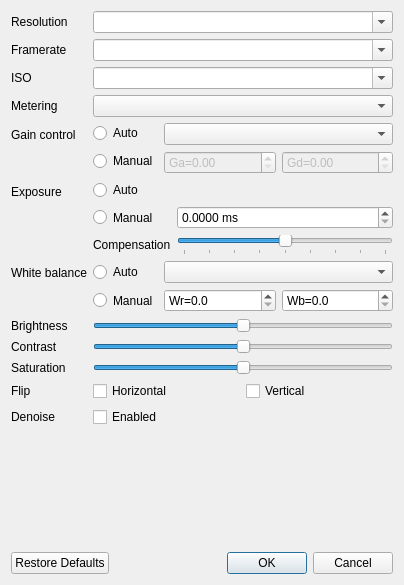
<?xml version="1.0" encoding="UTF-8"?>
<ui version="4.0">
 <class>configure_dialog</class>
 <widget class="QDialog" name="configure_dialog">
  <property name="geometry">
   <rect>
    <x>0</x>
    <y>0</y>
    <width>404</width>
    <height>585</height>
   </rect>
  </property>
  <property name="windowTitle">
   <string>Configure Servers</string>
  </property>
  <layout class="QVBoxLayout" name="verticalLayout">
   <item>
    <layout class="QFormLayout" name="form_layout">
     <property name="fieldGrowthPolicy">
      <enum>QFormLayout::AllNonFixedFieldsGrow</enum>
     </property>
     <item row="0" column="0">
      <widget class="QLabel" name="resolution_label">
       <property name="text">
        <string>Resolution</string>
       </property>
       <property name="buddy">
        <cstring>resolution_combo</cstring>
       </property>
      </widget>
     </item>
     <item row="0" column="1">
      <widget class="QComboBox" name="resolution_combo">
       <property name="toolTip">
        <string>&lt;!DOCTYPE HTML PUBLIC &quot;-//W3C//DTD HTML 4.0//EN&quot; &quot;http://www.w3.org/TR/REC-html40/strict.dtd&quot;&gt;
&lt;html&gt;&lt;head&gt;&lt;meta name=&quot;qrichtext&quot; content=&quot;1&quot; /&gt;&lt;style type=&quot;text/css&quot;&gt;
p, li { white-space: pre-wrap; }
&lt;/style&gt;&lt;/head&gt;&lt;body style=&quot; font-family:'Ubuntu'; font-size:11pt; font-weight:400; font-style:normal;&quot;&gt;
&lt;p style=&quot; margin-top:0px; margin-bottom:0px; margin-left:0px; margin-right:0px; -qt-block-indent:0; text-indent:0px;&quot;&gt;Select or specify capture resolution&lt;/p&gt;&lt;/body&gt;&lt;/html&gt;</string>
       </property>
       <property name="editable">
        <bool>true</bool>
       </property>
      </widget>
     </item>
     <item row="1" column="0">
      <widget class="QLabel" name="framerate_label">
       <property name="text">
        <string>Framerate</string>
       </property>
       <property name="buddy">
        <cstring>framerate_combo</cstring>
       </property>
      </widget>
     </item>
     <item row="1" column="1">
      <widget class="QComboBox" name="framerate_combo">
       <property name="toolTip">
        <string>&lt;!DOCTYPE HTML PUBLIC &quot;-//W3C//DTD HTML 4.0//EN&quot; &quot;http://www.w3.org/TR/REC-html40/strict.dtd&quot;&gt;
&lt;html&gt;&lt;head&gt;&lt;meta name=&quot;qrichtext&quot; content=&quot;1&quot; /&gt;&lt;style type=&quot;text/css&quot;&gt;
p, li { white-space: pre-wrap; }
&lt;/style&gt;&lt;/head&gt;&lt;body style=&quot; font-family:'Ubuntu'; font-size:11pt; font-weight:400; font-style:normal;&quot;&gt;
&lt;p style=&quot; margin-top:0px; margin-bottom:0px; margin-left:0px; margin-right:0px; -qt-block-indent:0; text-indent:0px;&quot;&gt;Select or specify the framerate of the camera; exposure speed is limited by framerate&lt;/p&gt;&lt;/body&gt;&lt;/html&gt;</string>
       </property>
       <property name="editable">
        <bool>true</bool>
       </property>
      </widget>
     </item>
     <item row="2" column="0">
      <widget class="QLabel" name="iso_label">
       <property name="text">
        <string>ISO</string>
       </property>
       <property name="buddy">
        <cstring>iso_combo</cstring>
       </property>
      </widget>
     </item>
     <item row="2" column="1">
      <widget class="QComboBox" name="iso_combo">
       <property name="toolTip">
        <string>&lt;!DOCTYPE HTML PUBLIC &quot;-//W3C//DTD HTML 4.0//EN&quot; &quot;http://www.w3.org/TR/REC-html40/strict.dtd&quot;&gt;
&lt;html&gt;&lt;head&gt;&lt;meta name=&quot;qrichtext&quot; content=&quot;1&quot; /&gt;&lt;style type=&quot;text/css&quot;&gt;
p, li { white-space: pre-wrap; }
&lt;/style&gt;&lt;/head&gt;&lt;body style=&quot; font-family:'Ubuntu'; font-size:11pt; font-weight:400; font-style:normal;&quot;&gt;
&lt;p style=&quot; margin-top:0px; margin-bottom:0px; margin-left:0px; margin-right:0px; -qt-block-indent:0; text-indent:0px;&quot;&gt;Select or specify the emulated ISO level of the camera&lt;/p&gt;&lt;/body&gt;&lt;/html&gt;</string>
       </property>
       <property name="editable">
        <bool>true</bool>
       </property>
      </widget>
     </item>
     <item row="3" column="0">
      <widget class="QLabel" name="metering_label">
       <property name="text">
        <string>Metering</string>
       </property>
       <property name="buddy">
        <cstring>metering_combo</cstring>
       </property>
      </widget>
     </item>
     <item row="3" column="1">
      <widget class="QComboBox" name="metering_combo">
       <property name="toolTip">
        <string>&lt;!DOCTYPE HTML PUBLIC &quot;-//W3C//DTD HTML 4.0//EN&quot; &quot;http://www.w3.org/TR/REC-html40/strict.dtd&quot;&gt;
&lt;html&gt;&lt;head&gt;&lt;meta name=&quot;qrichtext&quot; content=&quot;1&quot; /&gt;&lt;style type=&quot;text/css&quot;&gt;
p, li { white-space: pre-wrap; }
&lt;/style&gt;&lt;/head&gt;&lt;body style=&quot; font-family:'Ubuntu'; font-size:11pt; font-weight:400; font-style:normal;&quot;&gt;
&lt;p style=&quot; margin-top:0px; margin-bottom:0px; margin-left:0px; margin-right:0px; -qt-block-indent:0; text-indent:0px;&quot;&gt;Select the metering algorithm to use; this affects the relative size and weighting given to the central and surrounding portions of the observed area&lt;/p&gt;&lt;/body&gt;&lt;/html&gt;</string>
       </property>
      </widget>
     </item>
     <item row="5" column="0">
      <widget class="QLabel" name="exposure_label">
       <property name="text">
        <string>Exposure</string>
       </property>
       <property name="buddy">
        <cstring>exposure_auto_radio</cstring>
       </property>
      </widget>
     </item>
     <item row="5" column="1">
      <layout class="QFormLayout" name="formLayout">
       <item row="2" column="0">
        <widget class="QLabel" name="ev_label">
         <property name="text">
          <string>Compensation</string>
         </property>
         <property name="buddy">
          <cstring>ev_slider</cstring>
         </property>
        </widget>
       </item>
       <item row="2" column="1">
        <widget class="QSlider" name="ev_slider">
         <property name="toolTip">
          <string>&lt;!DOCTYPE HTML PUBLIC &quot;-//W3C//DTD HTML 4.0//EN&quot; &quot;http://www.w3.org/TR/REC-html40/strict.dtd&quot;&gt;
&lt;html&gt;&lt;head&gt;&lt;meta name=&quot;qrichtext&quot; content=&quot;1&quot; /&gt;&lt;style type=&quot;text/css&quot;&gt;
p, li { white-space: pre-wrap; }
&lt;/style&gt;&lt;/head&gt;&lt;body style=&quot; font-family:'Ubuntu'; font-size:11pt; font-weight:400; font-style:normal;&quot;&gt;
&lt;p style=&quot; margin-top:0px; margin-bottom:0px; margin-left:0px; margin-right:0px; -qt-block-indent:0; text-indent:0px;&quot;&gt;Emulate an increased or decreased number of exposure stops (each tick represents a full exposure stop)&lt;/p&gt;&lt;/body&gt;&lt;/html&gt;</string>
         </property>
         <property name="minimum">
          <number>-24</number>
         </property>
         <property name="maximum">
          <number>24</number>
         </property>
         <property name="pageStep">
          <number>4</number>
         </property>
         <property name="orientation">
          <enum>Qt::Horizontal</enum>
         </property>
         <property name="tickPosition">
          <enum>QSlider::TicksBelow</enum>
         </property>
         <property name="tickInterval">
          <number>6</number>
         </property>
        </widget>
       </item>
       <item row="1" column="0">
        <widget class="QRadioButton" name="exposure_manual_radio">
         <property name="sizePolicy">
          <sizepolicy hsizetype="Minimum" vsizetype="Preferred">
           <horstretch>0</horstretch>
           <verstretch>0</verstretch>
          </sizepolicy>
         </property>
         <property name="toolTip">
          <string>&lt;!DOCTYPE HTML PUBLIC &quot;-//W3C//DTD HTML 4.0//EN&quot; &quot;http://www.w3.org/TR/REC-html40/strict.dtd&quot;&gt;
&lt;html&gt;&lt;head&gt;&lt;meta name=&quot;qrichtext&quot; content=&quot;1&quot; /&gt;&lt;style type=&quot;text/css&quot;&gt;
p, li { white-space: pre-wrap; }
&lt;/style&gt;&lt;/head&gt;&lt;body style=&quot; font-family:'Ubuntu'; font-size:11pt; font-weight:400; font-style:normal;&quot;&gt;
&lt;p style=&quot; margin-top:0px; margin-bottom:0px; margin-left:0px; margin-right:0px; -qt-block-indent:0; text-indent:0px;&quot;&gt;Manually specify an exposure time; please note that exposure time is limited by framerate&lt;/p&gt;&lt;/body&gt;&lt;/html&gt;</string>
         </property>
         <property name="text">
          <string>Manual</string>
         </property>
        </widget>
       </item>
       <item row="1" column="1">
        <widget class="QDoubleSpinBox" name="exposure_speed_spinbox">
         <property name="toolTip">
          <string>&lt;!DOCTYPE HTML PUBLIC &quot;-//W3C//DTD HTML 4.0//EN&quot; &quot;http://www.w3.org/TR/REC-html40/strict.dtd&quot;&gt;
&lt;html&gt;&lt;head&gt;&lt;meta name=&quot;qrichtext&quot; content=&quot;1&quot; /&gt;&lt;style type=&quot;text/css&quot;&gt;
p, li { white-space: pre-wrap; }
&lt;/style&gt;&lt;/head&gt;&lt;body style=&quot; font-family:'Ubuntu'; font-size:11pt; font-weight:400; font-style:normal;&quot;&gt;
&lt;p style=&quot; margin-top:0px; margin-bottom:0px; margin-left:0px; margin-right:0px; -qt-block-indent:0; text-indent:0px;&quot;&gt;Manual exposure time in milliseconds; please note that exposure time is limited by framerate&lt;/p&gt;&lt;/body&gt;&lt;/html&gt;</string>
         </property>
         <property name="suffix">
          <string> ms</string>
         </property>
         <property name="decimals">
          <number>4</number>
         </property>
         <property name="maximum">
          <double>6000.000000000000000</double>
         </property>
         <property name="singleStep">
          <double>10.000000000000000</double>
         </property>
        </widget>
       </item>
       <item row="0" column="0" colspan="2">
        <widget class="QRadioButton" name="exposure_auto_radio">
         <property name="sizePolicy">
          <sizepolicy hsizetype="Minimum" vsizetype="Preferred">
           <horstretch>0</horstretch>
           <verstretch>0</verstretch>
          </sizepolicy>
         </property>
         <property name="toolTip">
          <string>&lt;!DOCTYPE HTML PUBLIC &quot;-//W3C//DTD HTML 4.0//EN&quot; &quot;http://www.w3.org/TR/REC-html40/strict.dtd&quot;&gt;
&lt;html&gt;&lt;head&gt;&lt;meta name=&quot;qrichtext&quot; content=&quot;1&quot; /&gt;&lt;style type=&quot;text/css&quot;&gt;
p, li { white-space: pre-wrap; }
&lt;/style&gt;&lt;/head&gt;&lt;body style=&quot; font-family:'Ubuntu'; font-size:11pt; font-weight:400; font-style:normal;&quot;&gt;
&lt;p style=&quot; margin-top:0px; margin-bottom:0px; margin-left:0px; margin-right:0px; -qt-block-indent:0; text-indent:0px;&quot;&gt;Allow the camera to determine an appropriate exposure time&lt;/p&gt;&lt;/body&gt;&lt;/html&gt;</string>
         </property>
         <property name="text">
          <string>Auto</string>
         </property>
        </widget>
       </item>
      </layout>
     </item>
     <item row="6" column="0">
      <widget class="QLabel" name="awb_label">
       <property name="text">
        <string>White balance</string>
       </property>
       <property name="buddy">
        <cstring>awb_auto_radio</cstring>
       </property>
      </widget>
     </item>
     <item row="6" column="1">
      <layout class="QFormLayout" name="formLayout_2">
       <item row="0" column="0">
        <widget class="QRadioButton" name="awb_auto_radio">
         <property name="sizePolicy">
          <sizepolicy hsizetype="Minimum" vsizetype="Preferred">
           <horstretch>0</horstretch>
           <verstretch>0</verstretch>
          </sizepolicy>
         </property>
         <property name="toolTip">
          <string>&lt;!DOCTYPE HTML PUBLIC &quot;-//W3C//DTD HTML 4.0//EN&quot; &quot;http://www.w3.org/TR/REC-html40/strict.dtd&quot;&gt;
&lt;html&gt;&lt;head&gt;&lt;meta name=&quot;qrichtext&quot; content=&quot;1&quot; /&gt;&lt;style type=&quot;text/css&quot;&gt;
p, li { white-space: pre-wrap; }
&lt;/style&gt;&lt;/head&gt;&lt;body style=&quot; font-family:'Ubuntu'; font-size:11pt; font-weight:400; font-style:normal;&quot;&gt;
&lt;p style=&quot; margin-top:0px; margin-bottom:0px; margin-left:0px; margin-right:0px; -qt-block-indent:0; text-indent:0px;&quot;&gt;Allow the camera to determine the white balance of the scene&lt;/p&gt;&lt;/body&gt;&lt;/html&gt;</string>
         </property>
         <property name="text">
          <string>Auto</string>
         </property>
        </widget>
       </item>
       <item row="0" column="1">
        <widget class="QComboBox" name="awb_combo">
         <property name="toolTip">
          <string>&lt;!DOCTYPE HTML PUBLIC &quot;-//W3C//DTD HTML 4.0//EN&quot; &quot;http://www.w3.org/TR/REC-html40/strict.dtd&quot;&gt;
&lt;html&gt;&lt;head&gt;&lt;meta name=&quot;qrichtext&quot; content=&quot;1&quot; /&gt;&lt;style type=&quot;text/css&quot;&gt;
p, li { white-space: pre-wrap; }
&lt;/style&gt;&lt;/head&gt;&lt;body style=&quot; font-family:'Ubuntu'; font-size:11pt; font-weight:400; font-style:normal;&quot;&gt;
&lt;p style=&quot; margin-top:0px; margin-bottom:0px; margin-left:0px; margin-right:0px; -qt-block-indent:0; text-indent:0px;&quot;&gt;Specify the scene type to influence how the camera calculates the white balance&lt;/p&gt;&lt;/body&gt;&lt;/html&gt;</string>
         </property>
        </widget>
       </item>
       <item row="1" column="0">
        <widget class="QRadioButton" name="awb_manual_radio">
         <property name="sizePolicy">
          <sizepolicy hsizetype="Minimum" vsizetype="Preferred">
           <horstretch>0</horstretch>
           <verstretch>0</verstretch>
          </sizepolicy>
         </property>
         <property name="toolTip">
          <string>&lt;!DOCTYPE HTML PUBLIC &quot;-//W3C//DTD HTML 4.0//EN&quot; &quot;http://www.w3.org/TR/REC-html40/strict.dtd&quot;&gt;
&lt;html&gt;&lt;head&gt;&lt;meta name=&quot;qrichtext&quot; content=&quot;1&quot; /&gt;&lt;style type=&quot;text/css&quot;&gt;
p, li { white-space: pre-wrap; }
&lt;/style&gt;&lt;/head&gt;&lt;body style=&quot; font-family:'Ubuntu'; font-size:11pt; font-weight:400; font-style:normal;&quot;&gt;
&lt;p style=&quot; margin-top:0px; margin-bottom:0px; margin-left:0px; margin-right:0px; -qt-block-indent:0; text-indent:0px;&quot;&gt;Manually specify the gains to apply to the color channels to achieve white balance&lt;/p&gt;&lt;/body&gt;&lt;/html&gt;</string>
         </property>
         <property name="text">
          <string>Manual</string>
         </property>
        </widget>
       </item>
       <item row="1" column="1">
        <layout class="QHBoxLayout" name="horizontalLayout_2">
         <item>
          <widget class="QDoubleSpinBox" name="awb_red_spinbox">
           <property name="toolTip">
            <string>&lt;!DOCTYPE HTML PUBLIC &quot;-//W3C//DTD HTML 4.0//EN&quot; &quot;http://www.w3.org/TR/REC-html40/strict.dtd&quot;&gt;
&lt;html&gt;&lt;head&gt;&lt;meta name=&quot;qrichtext&quot; content=&quot;1&quot; /&gt;&lt;style type=&quot;text/css&quot;&gt;
p, li { white-space: pre-wrap; }
&lt;/style&gt;&lt;/head&gt;&lt;body style=&quot; font-family:'Ubuntu'; font-size:11pt; font-weight:400; font-style:normal;&quot;&gt;
&lt;p style=&quot; margin-top:0px; margin-bottom:0px; margin-left:0px; margin-right:0px; -qt-block-indent:0; text-indent:0px;&quot;&gt;Manual white balance red gain&lt;/p&gt;&lt;/body&gt;&lt;/html&gt;</string>
           </property>
           <property name="prefix">
            <string>Wr=</string>
           </property>
           <property name="decimals">
            <number>1</number>
           </property>
           <property name="maximum">
            <double>8.000000000000000</double>
           </property>
           <property name="singleStep">
            <double>0.100000000000000</double>
           </property>
          </widget>
         </item>
         <item>
          <widget class="QDoubleSpinBox" name="awb_blue_spinbox">
           <property name="toolTip">
            <string>&lt;!DOCTYPE HTML PUBLIC &quot;-//W3C//DTD HTML 4.0//EN&quot; &quot;http://www.w3.org/TR/REC-html40/strict.dtd&quot;&gt;
&lt;html&gt;&lt;head&gt;&lt;meta name=&quot;qrichtext&quot; content=&quot;1&quot; /&gt;&lt;style type=&quot;text/css&quot;&gt;
p, li { white-space: pre-wrap; }
&lt;/style&gt;&lt;/head&gt;&lt;body style=&quot; font-family:'Ubuntu'; font-size:11pt; font-weight:400; font-style:normal;&quot;&gt;
&lt;p style=&quot; margin-top:0px; margin-bottom:0px; margin-left:0px; margin-right:0px; -qt-block-indent:0; text-indent:0px;&quot;&gt;Manual white balance blue gain&lt;/p&gt;&lt;/body&gt;&lt;/html&gt;</string>
           </property>
           <property name="prefix">
            <string>Wb=</string>
           </property>
           <property name="decimals">
            <number>1</number>
           </property>
           <property name="maximum">
            <double>8.000000000000000</double>
           </property>
           <property name="singleStep">
            <double>0.100000000000000</double>
           </property>
          </widget>
         </item>
        </layout>
       </item>
      </layout>
     </item>
     <item row="7" column="0">
      <widget class="QLabel" name="brightness_label">
       <property name="text">
        <string>Brightness</string>
       </property>
       <property name="buddy">
        <cstring>brightness_slider</cstring>
       </property>
      </widget>
     </item>
     <item row="7" column="1">
      <widget class="QSlider" name="brightness_slider">
       <property name="toolTip">
        <string>&lt;!DOCTYPE HTML PUBLIC &quot;-//W3C//DTD HTML 4.0//EN&quot; &quot;http://www.w3.org/TR/REC-html40/strict.dtd&quot;&gt;
&lt;html&gt;&lt;head&gt;&lt;meta name=&quot;qrichtext&quot; content=&quot;1&quot; /&gt;&lt;style type=&quot;text/css&quot;&gt;
p, li { white-space: pre-wrap; }
&lt;/style&gt;&lt;/head&gt;&lt;body style=&quot; font-family:'Ubuntu'; font-size:11pt; font-weight:400; font-style:normal;&quot;&gt;
&lt;p style=&quot; margin-top:0px; margin-bottom:0px; margin-left:0px; margin-right:0px; -qt-block-indent:0; text-indent:0px;&quot;&gt;Specify the brightness adjustment to apply in post-processing&lt;/p&gt;&lt;/body&gt;&lt;/html&gt;</string>
       </property>
       <property name="maximum">
        <number>100</number>
       </property>
       <property name="value">
        <number>50</number>
       </property>
       <property name="orientation">
        <enum>Qt::Horizontal</enum>
       </property>
      </widget>
     </item>
     <item row="8" column="0">
      <widget class="QLabel" name="contrast_label">
       <property name="text">
        <string>Contrast</string>
       </property>
       <property name="buddy">
        <cstring>contrast_slider</cstring>
       </property>
      </widget>
     </item>
     <item row="8" column="1">
      <widget class="QSlider" name="contrast_slider">
       <property name="toolTip">
        <string>&lt;!DOCTYPE HTML PUBLIC &quot;-//W3C//DTD HTML 4.0//EN&quot; &quot;http://www.w3.org/TR/REC-html40/strict.dtd&quot;&gt;
&lt;html&gt;&lt;head&gt;&lt;meta name=&quot;qrichtext&quot; content=&quot;1&quot; /&gt;&lt;style type=&quot;text/css&quot;&gt;
p, li { white-space: pre-wrap; }
&lt;/style&gt;&lt;/head&gt;&lt;body style=&quot; font-family:'Ubuntu'; font-size:11pt; font-weight:400; font-style:normal;&quot;&gt;
&lt;p style=&quot; margin-top:0px; margin-bottom:0px; margin-left:0px; margin-right:0px; -qt-block-indent:0; text-indent:0px;&quot;&gt;Specify the contrast adjustment to apply in post-processing&lt;/p&gt;&lt;/body&gt;&lt;/html&gt;</string>
       </property>
       <property name="minimum">
        <number>-100</number>
       </property>
       <property name="maximum">
        <number>100</number>
       </property>
       <property name="pageStep">
        <number>20</number>
       </property>
       <property name="orientation">
        <enum>Qt::Horizontal</enum>
       </property>
      </widget>
     </item>
     <item row="9" column="0">
      <widget class="QLabel" name="saturation_label">
       <property name="text">
        <string>Saturation</string>
       </property>
       <property name="buddy">
        <cstring>saturation_slider</cstring>
       </property>
      </widget>
     </item>
     <item row="9" column="1">
      <widget class="QSlider" name="saturation_slider">
       <property name="toolTip">
        <string>&lt;!DOCTYPE HTML PUBLIC &quot;-//W3C//DTD HTML 4.0//EN&quot; &quot;http://www.w3.org/TR/REC-html40/strict.dtd&quot;&gt;
&lt;html&gt;&lt;head&gt;&lt;meta name=&quot;qrichtext&quot; content=&quot;1&quot; /&gt;&lt;style type=&quot;text/css&quot;&gt;
p, li { white-space: pre-wrap; }
&lt;/style&gt;&lt;/head&gt;&lt;body style=&quot; font-family:'Ubuntu'; font-size:11pt; font-weight:400; font-style:normal;&quot;&gt;
&lt;p style=&quot; margin-top:0px; margin-bottom:0px; margin-left:0px; margin-right:0px; -qt-block-indent:0; text-indent:0px;&quot;&gt;Specify the saturation adjustment to apply in post-processing&lt;/p&gt;&lt;/body&gt;&lt;/html&gt;</string>
       </property>
       <property name="minimum">
        <number>-100</number>
       </property>
       <property name="maximum">
        <number>100</number>
       </property>
       <property name="pageStep">
        <number>20</number>
       </property>
       <property name="orientation">
        <enum>Qt::Horizontal</enum>
       </property>
      </widget>
     </item>
     <item row="10" column="0">
      <widget class="QLabel" name="flip_label">
       <property name="text">
        <string>Flip</string>
       </property>
       <property name="buddy">
        <cstring>hflip_checkbox</cstring>
       </property>
      </widget>
     </item>
     <item row="10" column="1">
      <layout class="QHBoxLayout" name="flip_layout">
       <item>
        <widget class="QCheckBox" name="hflip_checkbox">
         <property name="toolTip">
          <string>Flip the captured image horizontally (left to right)</string>
         </property>
         <property name="text">
          <string>Horizontal</string>
         </property>
        </widget>
       </item>
       <item>
        <widget class="QCheckBox" name="vflip_checkbox">
         <property name="toolTip">
          <string>Flip the captured image vertically (top to bottom)</string>
         </property>
         <property name="text">
          <string>Vertical</string>
         </property>
        </widget>
       </item>
      </layout>
     </item>
     <item row="4" column="0">
      <widget class="QLabel" name="agc_label">
       <property name="text">
        <string>Gain control</string>
       </property>
       <property name="buddy">
        <cstring>agc_auto_radio</cstring>
       </property>
      </widget>
     </item>
     <item row="4" column="1">
      <layout class="QFormLayout" name="formLayout_3">
       <item row="0" column="0">
        <widget class="QRadioButton" name="agc_auto_radio">
         <property name="toolTip">
          <string>&lt;!DOCTYPE HTML PUBLIC &quot;-//W3C//DTD HTML 4.0//EN&quot; &quot;http://www.w3.org/TR/REC-html40/strict.dtd&quot;&gt;
&lt;html&gt;&lt;head&gt;&lt;meta name=&quot;qrichtext&quot; content=&quot;1&quot; /&gt;&lt;style type=&quot;text/css&quot;&gt;
p, li { white-space: pre-wrap; }
&lt;/style&gt;&lt;/head&gt;&lt;body style=&quot; font-family:'Ubuntu'; font-size:11pt; font-weight:400; font-style:normal;&quot;&gt;
&lt;p style=&quot; margin-top:0px; margin-bottom:0px; margin-left:0px; margin-right:0px; -qt-block-indent:0; text-indent:0px;&quot;&gt;Allow the camera to determine the analog and digital gain to apply to output from the sensor&lt;/p&gt;&lt;/body&gt;&lt;/html&gt;</string>
         </property>
         <property name="text">
          <string>Auto</string>
         </property>
        </widget>
       </item>
       <item row="0" column="1">
        <widget class="QComboBox" name="agc_combo">
         <property name="toolTip">
          <string>&lt;!DOCTYPE HTML PUBLIC &quot;-//W3C//DTD HTML 4.0//EN&quot; &quot;http://www.w3.org/TR/REC-html40/strict.dtd&quot;&gt;
&lt;html&gt;&lt;head&gt;&lt;meta name=&quot;qrichtext&quot; content=&quot;1&quot; /&gt;&lt;style type=&quot;text/css&quot;&gt;
p, li { white-space: pre-wrap; }
&lt;/style&gt;&lt;/head&gt;&lt;body style=&quot; font-family:'Ubuntu'; font-size:11pt; font-weight:400; font-style:normal;&quot;&gt;
&lt;p style=&quot; margin-top:0px; margin-bottom:0px; margin-left:0px; margin-right:0px; -qt-block-indent:0; text-indent:0px;&quot;&gt;Select the algorithm used to automatically determine the sensor gains&lt;/p&gt;&lt;/body&gt;&lt;/html&gt;</string>
         </property>
        </widget>
       </item>
       <item row="1" column="0">
        <widget class="QRadioButton" name="agc_manual_radio">
         <property name="toolTip">
          <string>&lt;!DOCTYPE HTML PUBLIC &quot;-//W3C//DTD HTML 4.0//EN&quot; &quot;http://www.w3.org/TR/REC-html40/strict.dtd&quot;&gt;
&lt;html&gt;&lt;head&gt;&lt;meta name=&quot;qrichtext&quot; content=&quot;1&quot; /&gt;&lt;style type=&quot;text/css&quot;&gt;
p, li { white-space: pre-wrap; }
&lt;/style&gt;&lt;/head&gt;&lt;body style=&quot; font-family:'Ubuntu'; font-size:11pt; font-weight:400; font-style:normal;&quot;&gt;
&lt;p style=&quot; margin-top:0px; margin-bottom:0px; margin-left:0px; margin-right:0px; -qt-block-indent:0; text-indent:0px;&quot;&gt;Fix the analog and digital gain applied to the sensor (currently there is no way to specify the gains manually; this will simply fix them at their current levels)&lt;/p&gt;&lt;/body&gt;&lt;/html&gt;</string>
         </property>
         <property name="text">
          <string>Manual</string>
         </property>
        </widget>
       </item>
       <item row="1" column="1">
        <layout class="QHBoxLayout" name="horizontalLayout">
         <item>
          <widget class="QDoubleSpinBox" name="agc_analog_spinbox">
           <property name="enabled">
            <bool>false</bool>
           </property>
           <property name="toolTip">
            <string>&lt;!DOCTYPE HTML PUBLIC &quot;-//W3C//DTD HTML 4.0//EN&quot; &quot;http://www.w3.org/TR/REC-html40/strict.dtd&quot;&gt;
&lt;html&gt;&lt;head&gt;&lt;meta name=&quot;qrichtext&quot; content=&quot;1&quot; /&gt;&lt;style type=&quot;text/css&quot;&gt;
p, li { white-space: pre-wrap; }
&lt;/style&gt;&lt;/head&gt;&lt;body style=&quot; font-family:'Ubuntu'; font-size:11pt; font-weight:400; font-style:normal;&quot;&gt;
&lt;p style=&quot; margin-top:0px; margin-bottom:0px; margin-left:0px; margin-right:0px; -qt-block-indent:0; text-indent:0px;&quot;&gt;Analog sensor gain&lt;/p&gt;&lt;/body&gt;&lt;/html&gt;</string>
           </property>
           <property name="prefix">
            <string>Ga=</string>
           </property>
          </widget>
         </item>
         <item>
          <widget class="QDoubleSpinBox" name="agc_digital_spinbox">
           <property name="enabled">
            <bool>false</bool>
           </property>
           <property name="toolTip">
            <string>&lt;!DOCTYPE HTML PUBLIC &quot;-//W3C//DTD HTML 4.0//EN&quot; &quot;http://www.w3.org/TR/REC-html40/strict.dtd&quot;&gt;
&lt;html&gt;&lt;head&gt;&lt;meta name=&quot;qrichtext&quot; content=&quot;1&quot; /&gt;&lt;style type=&quot;text/css&quot;&gt;
p, li { white-space: pre-wrap; }
&lt;/style&gt;&lt;/head&gt;&lt;body style=&quot; font-family:'Ubuntu'; font-size:11pt; font-weight:400; font-style:normal;&quot;&gt;
&lt;p style=&quot; margin-top:0px; margin-bottom:0px; margin-left:0px; margin-right:0px; -qt-block-indent:0; text-indent:0px;&quot;&gt;Digital sensor gain&lt;/p&gt;&lt;/body&gt;&lt;/html&gt;</string>
           </property>
           <property name="prefix">
            <string>Gd=</string>
           </property>
          </widget>
         </item>
        </layout>
       </item>
      </layout>
     </item>
     <item row="11" column="0">
      <widget class="QLabel" name="denoise_label">
       <property name="text">
        <string>Denoise</string>
       </property>
       <property name="buddy">
        <cstring>denoise_checkbox</cstring>
       </property>
      </widget>
     </item>
     <item row="11" column="1">
      <widget class="QCheckBox" name="denoise_checkbox">
       <property name="toolTip">
        <string>Enable or disable the camera's software denoise algorithm</string>
       </property>
       <property name="text">
        <string>Enabled</string>
       </property>
      </widget>
     </item>
    </layout>
   </item>
   <item>
    <widget class="QDialogButtonBox" name="button_box">
     <property name="orientation">
      <enum>Qt::Horizontal</enum>
     </property>
     <property name="standardButtons">
      <set>QDialogButtonBox::Cancel|QDialogButtonBox::Ok|QDialogButtonBox::RestoreDefaults</set>
     </property>
    </widget>
   </item>
  </layout>
 </widget>
 <tabstops>
  <tabstop>resolution_combo</tabstop>
  <tabstop>framerate_combo</tabstop>
  <tabstop>iso_combo</tabstop>
  <tabstop>metering_combo</tabstop>
  <tabstop>agc_auto_radio</tabstop>
  <tabstop>agc_combo</tabstop>
  <tabstop>agc_manual_radio</tabstop>
  <tabstop>agc_analog_spinbox</tabstop>
  <tabstop>agc_digital_spinbox</tabstop>
  <tabstop>exposure_auto_radio</tabstop>
  <tabstop>exposure_manual_radio</tabstop>
  <tabstop>exposure_speed_spinbox</tabstop>
  <tabstop>ev_slider</tabstop>
  <tabstop>awb_auto_radio</tabstop>
  <tabstop>awb_combo</tabstop>
  <tabstop>awb_manual_radio</tabstop>
  <tabstop>awb_red_spinbox</tabstop>
  <tabstop>awb_blue_spinbox</tabstop>
  <tabstop>brightness_slider</tabstop>
  <tabstop>contrast_slider</tabstop>
  <tabstop>saturation_slider</tabstop>
  <tabstop>hflip_checkbox</tabstop>
  <tabstop>vflip_checkbox</tabstop>
  <tabstop>denoise_checkbox</tabstop>
  <tabstop>button_box</tabstop>
 </tabstops>
 <resources/>
 <connections>
  <connection>
   <sender>button_box</sender>
   <signal>accepted()</signal>
   <receiver>configure_dialog</receiver>
   <slot>accept()</slot>
   <hints>
    <hint type="sourcelabel">
     <x>254</x>
     <y>547</y>
    </hint>
    <hint type="destinationlabel">
     <x>157</x>
     <y>274</y>
    </hint>
   </hints>
  </connection>
  <connection>
   <sender>button_box</sender>
   <signal>rejected()</signal>
   <receiver>configure_dialog</receiver>
   <slot>reject()</slot>
   <hints>
    <hint type="sourcelabel">
     <x>322</x>
     <y>547</y>
    </hint>
    <hint type="destinationlabel">
     <x>286</x>
     <y>274</y>
    </hint>
   </hints>
  </connection>
 </connections>
</ui>
